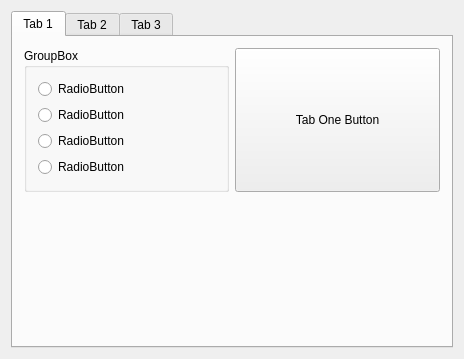
<?xml version="1.0" encoding="UTF-8"?>
<ui version="4.0">
 <class>Widget</class>
 <widget class="QWidget" name="Widget">
  <property name="geometry">
   <rect>
    <x>0</x>
    <y>0</y>
    <width>464</width>
    <height>359</height>
   </rect>
  </property>
  <property name="windowTitle">
   <string>Widget</string>
  </property>
  <layout class="QVBoxLayout" name="verticalLayout_5">
   <item>
    <widget class="QTabWidget" name="tabWidget">
     <property name="currentIndex">
      <number>0</number>
     </property>
     <widget class="QWidget" name="tab">
      <attribute name="title">
       <string>Tab 1</string>
      </attribute>
      <layout class="QVBoxLayout" name="verticalLayout_2">
       <item>
        <layout class="QHBoxLayout" name="horizontalLayout">
         <item>
          <widget class="QGroupBox" name="groupBox">
           <property name="title">
            <string>GroupBox</string>
           </property>
           <layout class="QVBoxLayout" name="verticalLayout">
            <item>
             <widget class="QRadioButton" name="radioButton">
              <property name="text">
               <string>RadioButton</string>
              </property>
             </widget>
            </item>
            <item>
             <widget class="QRadioButton" name="radioButton_2">
              <property name="text">
               <string>RadioButton</string>
              </property>
             </widget>
            </item>
            <item>
             <widget class="QRadioButton" name="radioButton_3">
              <property name="text">
               <string>RadioButton</string>
              </property>
             </widget>
            </item>
            <item>
             <widget class="QRadioButton" name="radioButton_4">
              <property name="text">
               <string>RadioButton</string>
              </property>
             </widget>
            </item>
           </layout>
          </widget>
         </item>
         <item>
          <widget class="QPushButton" name="tabOneButton">
           <property name="sizePolicy">
            <sizepolicy hsizetype="Minimum" vsizetype="Expanding">
             <horstretch>0</horstretch>
             <verstretch>0</verstretch>
            </sizepolicy>
           </property>
           <property name="text">
            <string>Tab One Button</string>
           </property>
          </widget>
         </item>
        </layout>
       </item>
       <item>
        <spacer name="verticalSpacer">
         <property name="orientation">
          <enum>Qt::Vertical</enum>
         </property>
         <property name="sizeHint" stdset="0">
          <size>
           <width>20</width>
           <height>142</height>
          </size>
         </property>
        </spacer>
       </item>
      </layout>
     </widget>
     <widget class="QWidget" name="tab_2">
      <attribute name="title">
       <string>Tab 2</string>
      </attribute>
      <layout class="QVBoxLayout" name="verticalLayout_3">
       <item>
        <widget class="QPushButton" name="pushButton_5">
         <property name="text">
          <string>PushButton</string>
         </property>
        </widget>
       </item>
       <item>
        <widget class="QPushButton" name="pushButton_2">
         <property name="text">
          <string>PushButton</string>
         </property>
        </widget>
       </item>
       <item>
        <widget class="QPushButton" name="pushButton_3">
         <property name="text">
          <string>PushButton</string>
         </property>
        </widget>
       </item>
       <item>
        <spacer name="verticalSpacer_2">
         <property name="orientation">
          <enum>Qt::Vertical</enum>
         </property>
         <property name="sizeHint" stdset="0">
          <size>
           <width>20</width>
           <height>207</height>
          </size>
         </property>
        </spacer>
       </item>
      </layout>
     </widget>
     <widget class="QWidget" name="tab_3">
      <attribute name="title">
       <string>Tab 3</string>
      </attribute>
      <layout class="QVBoxLayout" name="verticalLayout_4">
       <item>
        <widget class="QListWidget" name="listWidget"/>
       </item>
       <item>
        <widget class="QPushButton" name="pushButton_4">
         <property name="text">
          <string>PushButton</string>
         </property>
        </widget>
       </item>
      </layout>
     </widget>
    </widget>
   </item>
  </layout>
 </widget>
 <layoutdefault spacing="6" margin="11"/>
 <resources/>
 <connections/>
</ui>
